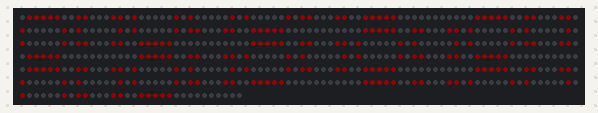
Simulated run of this sketch. Board: Arduino Uno, built with avr-gcc and run on an emulated ATmega328P. Parts: 512 RGB LEDs in strip order, left to right, continuing on the next row. Dim RGB values are drawn brighter than linear.

Above: at 1.0 s.

The sketch:

led_tube.ino
```cpp
#include <Adafruit_NeoPixel.h>

#define PIN 2

Adafruit_NeoPixel pixels = Adafruit_NeoPixel(512, PIN, NEO_GRB + NEO_KHZ800);

float cx = 0;
float cy = 0;

void setup() {
  pixels.begin();
  pixels.setBrightness(30);
  pixels.show();
  for (int i = 1; i <= 8; i++) {
    for (int a = 0; a < 360; a++) {
      cx = 4 + 3 * cos(radians(a));
      cy = 4 + -3 * sin(radians(a));
      pixels.setPixelColor(getPoint(round(cx), round(cy), i), pixels.Color(128, 0, 0));
    }
  }
  pixels.show();
}

void loop() {

}

int getPoint(int x, int y, int z) {
  return (x - 1) * 8 + (y - 1) + (z - 1) * 64;
}
```
